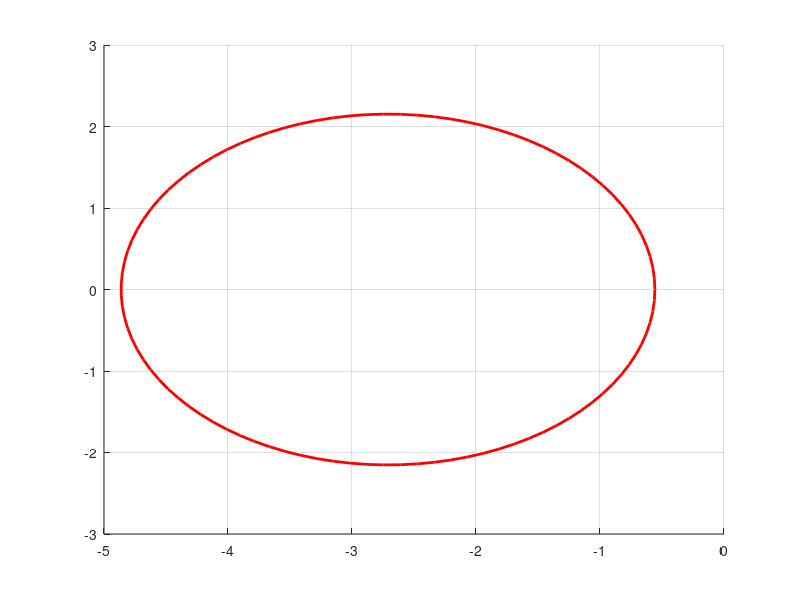

Write the MATLAB code that produced this figure. (Note: this script raises an error after producing the figure.)
clc; clear variables;

%% Method I of plotting a circle
Mp = 10^(1/10);

radius = Mp/(Mp^2-1);
center = [-Mp^2/(Mp^2-1) 0];

figure,
viscircles(center,radius); grid;
%% Method II of plotting a circle
MdB = 2; % modulul in decibeli

figure,
cm(MdB); 
%% 
H = 9e4*tf(1,[1 135 0]);

figure,
nyquist(H); % open-loop Nyquist diagram
hold on;
cm(4); grid; shg; 
axis([-3 0 -2 3])
%%
MdB = 7.2
figure,
nyquist(H); % open-loop Nyquist diagram
hold on;
cm(MdB); grid; shg; 
axis([-3 0 -2 3])